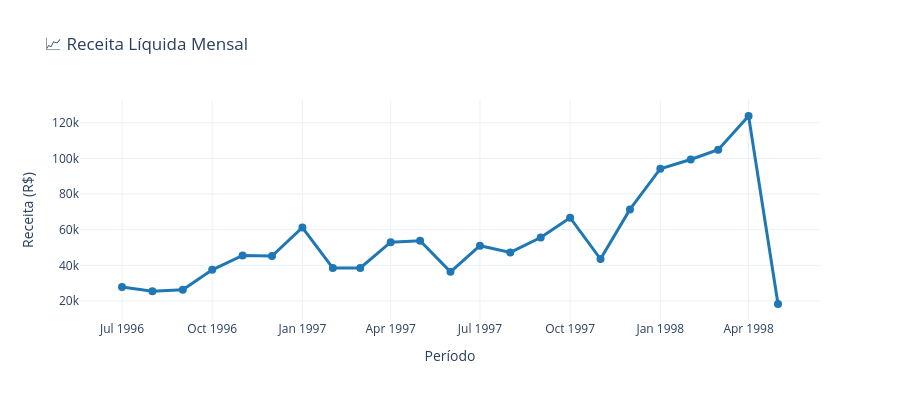

The cell this chart's notebook holds for it:
### Code cell
# Fig 1: Monthly Revenue
receita_mes = fact_sales.groupby(fact_sales['order_date'].dt.to_period('M')).agg({
    'net_sales': 'sum',
    'order_id': 'nunique'
}).reset_index()
receita_mes['data'] = receita_mes['order_date'].dt.to_timestamp()
receita_mes = receita_mes.drop('order_date', axis=1).rename(columns={'net_sales': 'receita', 'order_id': 'pedidos'})

fig = go.Figure()
fig.add_trace(go.Scatter(x=receita_mes['data'], y=receita_mes['receita'], mode='lines+markers', 
                         name='Revenue', line=dict(color='#1f77b4', width=3), marker=dict(size=8)))
fig.update_layout(title='📈 Monthly Net Revenue', xaxis_title='Period', yaxis_title='Revenue (R$)', height=400)
fig.show()

### Figure 1 — Plotly figure (JSON) as saved in the notebook; plotly's stock layout.template omitted (floating-point values rounded to 4 significant figures)
{"data": [{"line": {"color": "#1f77b4", "width": 3}, "marker": {"size": 8}, "mode": "lines+markers", "name": "Receita", "type": "scatter", "x": ["1996-07-01T00:00:00", "1996-08-01T00:00:00", "1996-09-01T00:00:00", "1996-10-01T00:00:00", "1996-11-01T00:00:00", "1996-12-01T00:00:00", "1997-01-01T00:00:00", "1997-02-01T00:00:00", "1997-03-01T00:00:00", "1997-04-01T00:00:00", "1997-05-01T00:00:00", "1997-06-01T00:00:00", "1997-07-01T00:00:00", "1997-08-01T00:00:00", "1997-09-01T00:00:00", "1997-10-01T00:00:00", "1997-11-01T00:00:00", "1997-12-01T00:00:00", "1998-01-01T00:00:00", "1998-02-01T00:00:00", "1998-03-01T00:00:00", "1998-04-01T00:00:00", "1998-05-01T00:00:00"], "y": [27860.0, 25490.0, 26380.0, 37520.0, 45600.0, 45240.0, 61260.0, 38480.0, 38550.0, 53030.0, 53780.0, 36360.0, 51020.0, 47290.0, 55630.0, 66750.0, 43530.0, 71400.0, 94220.0, 99420.0, 104900.0, 123800.0, 18330.0]}], "layout": {"height": 400, "title": {"text": "📈 Receita Líquida Mensal"}, "xaxis": {"title": {"text": "Período"}}, "yaxis": {"title": {"text": "Receita (R$)"}}}}
